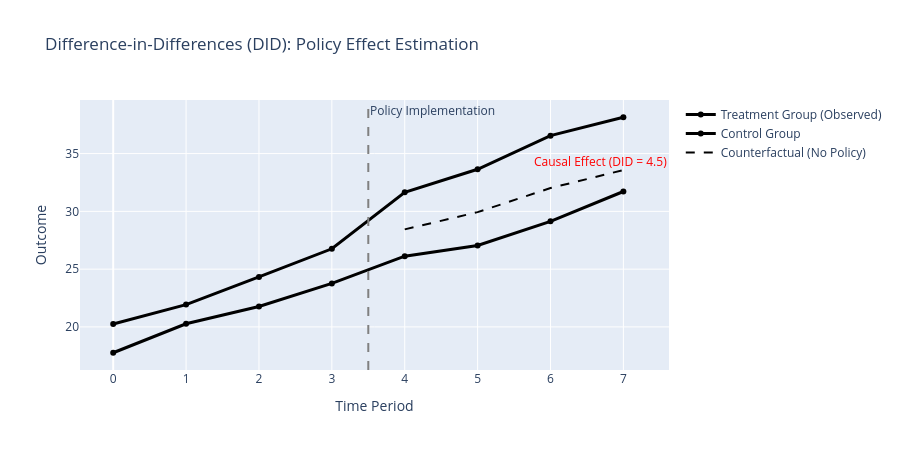

Notebook code for this chart:
### Markdown cell above
## 5.4 반사실적 사고 (Counterfactual) — "만약 다르게 했다면?"

### 핵심 질문

> **"만약 그때 다르게 했다면 결과가 달라졌을까?"**

### 쉬운 예시: 우산을 안 가져갔더라면?

오늘 아침 우산을 가져갔더니 비를 안 맞았습니다.

- **실제 일어난 일**: 우산 O → 비 안 맞음
- **반사실 (일어나지 않은 가상)**: 우산 X → 비 맞았을까?

두 상황을 비교하면 **우산의 진짜 효과**를 알 수 있습니다. 하지만 문제가 있습니다:

> 같은 사람이 같은 날 우산을 가져가면서 동시에 안 가져갈 수는 없다!

이것이 인과 추론의 **근본적 문제**입니다. 한 사람에게 두 가지 결과를 동시에 볼 수 없기 때문이죠.

### 해결법: 비슷한 사람끼리 비교하기

한 사람의 두 결과를 볼 수 없으니, **비슷한 두 그룹**을 비교합니다.

| 방법 | 원리 |
|------|------|
| **무작위 실험 (RCT)** | 동전 던져서 처치/통제 나눔 → 두 그룹이 비슷해짐 |
| **교란변수 통제** | 같은 조건(나이, 성별 등)끼리 비교 → 숨은 원인 제거 |

### 평균 처치 효과 (ATE)

그룹 간 비교로 구하는 **평균적인 효과**:

**ATE** = (처치 그룹 평균 결과) - (통제 그룹 평균 결과)

- **무작위 실험**: 두 그룹이 동질 → 단순 비교 = ATE
- **관찰 데이터**: 그룹이 다를 수 있음 → 교란변수 통제 필요 (Part 4, 5에서 실습!)

---

## 5.5 준실험 설계: 이중차분법 (DID) — 실험 못 할 때 실험처럼 비교하기

> 무작위 실험이 불가능할 때, 관찰 데이터에서 **교묘하게** 진짜 효과를 추정하는 방법입니다.

### 한 줄 요약

> **"처치 그룹의 변화에서 통제 그룹의 변화를 빼면 순수한 정책 효과만 남는다."**

---

### 이중차분법이란?

**이중차분법 (Difference-in-Differences, DID)**은 정책이나 이벤트의 효과를 추정할 때, **시간에 따른 변화(1차 차이)**를 두 그룹 사이에서 **다시 비교(2차 차이)**하는 방법입니다.

```
        정책 전    정책 후      변화(1차 차이)
──────────────────────────────────────────────
처치 그룹   A₀   →   A₁         ΔA = A₁ - A₀  (자연추세 + 정책효과)
통제 그룹   B₀   →   B₁         ΔB = B₁ - B₀  (자연추세만)
──────────────────────────────────────────────
DID(2차 차이) = ΔA - ΔB = 순수 정책 효과
```

### 왜 필요한가?

단순히 "정책 전후 비교"만 하면, **정책과 상관없이 시간이 지나면서 자연히 변하는 추세**까지 정책 효과로 착각할 수 있습니다. 통제 그룹이 바로 그 자연 추세를 잡아주는 역할을 합니다.

### 전형적 예시: 최저임금 인상 → 고용 효과

> 1994년, 미국 뉴저지주가 최저임금을 인상했습니다. 인접한 펜실베이니아주는 인상하지 않았습니다.

| | 정책 전 고용 | 정책 후 고용 | 변화 |
|---|---|---|---|
| **뉴저지 (처치)** | 20.4명 | 21.0명 | +0.6 |
| **펜실베이니아 (통제)** | 23.3명 | 21.2명 | −2.1 |
| **DID** | | | 0.6 − (−2.1) = **+2.7** |

→ 최저임금 인상이 오히려 고용을 **2.7명** 늘렸다! (Card & Krueger, 1994)

### 핵심 가정: 평행 추세 (Parallel Trends)

> **"정책이 없었다면 두 그룹이 같은 추세를 보였을 것"**

```
결과
 ↑        처치 그룹 (관찰)  ──●
 │                         ╱
 │           정책 효과 ↕  ╱
 │                       ╱
 │     반사실 (점선) ──-●╱- - -
 │                     ╱
 │    통제 그룹 ──────●
 │
 └──────────────────────→ 시간
          ▲ 정책 시행
```

이 가정이 깨지면 DID 추정값은 편향됩니다. 따라서 **정책 전 기간**에 두 그룹의 추세가 실제로 비슷했는지 확인하는 것이 중요합니다.

---

### Code cell
# 이중차분법 (DID) 시뮬레이션
np.random.seed(42)

time = np.array([0, 1, 2, 3, 4, 5, 6, 7])
treatment_time = 4  # 정책 시행 시점

# 처치 그룹 (정책 대상)
treated_before = 20 + 2 * time[:treatment_time] + np.random.normal(0, 0.5, treatment_time)
treated_after = treated_before[-1] + 5 + 2 * np.arange(len(time[treatment_time:])) + np.random.normal(0, 0.5, len(time[treatment_time:]))
treated = np.concatenate([treated_before, treated_after])

# 통제 그룹 (정책 미대상)
control = 18 + 2 * time + np.random.normal(0, 0.5, len(time))

# 반사실 (정책 없었을 경우의 처치 그룹)
counterfactual = 20 + 2 * time + np.random.normal(0, 0.3, len(time))

fig = go.Figure()

fig.add_trace(go.Scatter(
    x=time, y=treated, mode='lines+markers',
    name='Treatment Group (Observed)',
    line=dict(color='black', width=3)
))

fig.add_trace(go.Scatter(
    x=time, y=control, mode='lines+markers',
    name='Control Group',
    line=dict(color='black', width=3)
))

fig.add_trace(go.Scatter(
    x=time[treatment_time:], y=counterfactual[treatment_time:],
    mode='lines', name='Counterfactual (No Policy)',
    line=dict(color='black', width=2, dash='dash')
))

# 정책 시행 시점
fig.add_vline(x=treatment_time - 0.5, line_dash='dash', line_color='gray',
              annotation_text='Policy Implementation')

# 진짜 효과 표시
fig.add_annotation(
    x=6, y=(treated[6] + counterfactual[6]) / 2,
    text=f'Causal Effect\n(DID = {treated[6] - counterfactual[6]:.1f})',
    showarrow=True, arrowhead=2, ax=50, ay=0,
    font=dict(color='red', size=12)
)

fig.update_layout(
    title='Difference-in-Differences (DID): Policy Effect Estimation',
    xaxis_title='Time Period',
    yaxis_title='Outcome',
    height=450
)

fig.show()

did_effect = (treated[-1] - treated[treatment_time-1]) - (control[-1] - control[treatment_time-1])
print(f"💡 DID 계산값 = (처치 후-전) - (통제 후-전) = {did_effect:.1f}")
print("  = 처치그룹 변화에서 자연적 추세(통제그룹)를 빼면 순수 정책 효과")
print("  핵심 가정: 정책 없었으면 두 그룹이 같은 추세를 보였을 것 (평행 추세)")

### Figure 1 — Plotly figure (JSON) as saved in the notebook; plotly's stock layout.template omitted (floating-point values rounded to 4 significant figures)
{"data": [{"line": {"color": "black", "width": 3}, "mode": "lines+markers", "name": "Treatment Group (Observed)", "type": "scatter", "x": [0, 1, 2, 3, 4, 5, 6, 7], "y": [20.25, 21.93, 24.32, 26.76, 31.64, 33.64, 36.55, 38.15]}, {"line": {"color": "black", "width": 3}, "mode": "lines+markers", "name": "Control Group", "type": "scatter", "x": [0, 1, 2, 3, 4, 5, 6, 7], "y": [17.77, 20.27, 21.77, 23.77, 26.12, 27.04, 29.14, 31.72]}, {"line": {"color": "black", "dash": "dash", "width": 2}, "mode": "lines", "name": "Counterfactual (No Policy)", "type": "scatter", "x": [4, 5, 6, 7], "y": [28.44, 29.93, 32.02, 33.57]}], "layout": {"annotations": [{"showarrow": false, "text": "Policy Implementation", "x": 3.5, "xanchor": "left", "xref": "x", "y": 1, "yanchor": "top", "yref": "y domain"}, {"arrowhead": 2, "ax": 50, "ay": 0, "font": {"color": "red", "size": 12}, "showarrow": true, "text": "Causal Effect\n(DID = 4.5)", "x": 6, "y": 34.29}], "height": 450, "shapes": [{"line": {"color": "gray", "dash": "dash"}, "type": "line", "x0": 3.5, "x1": 3.5, "xref": "x", "y0": 0, "y1": 1, "yref": "y domain"}], "title": {"text": "Difference-in-Differences (DID): Policy Effect Estimation"}, "xaxis": {"title": {"text": "Time Period"}}, "yaxis": {"title": {"text": "Outcome"}}}}
